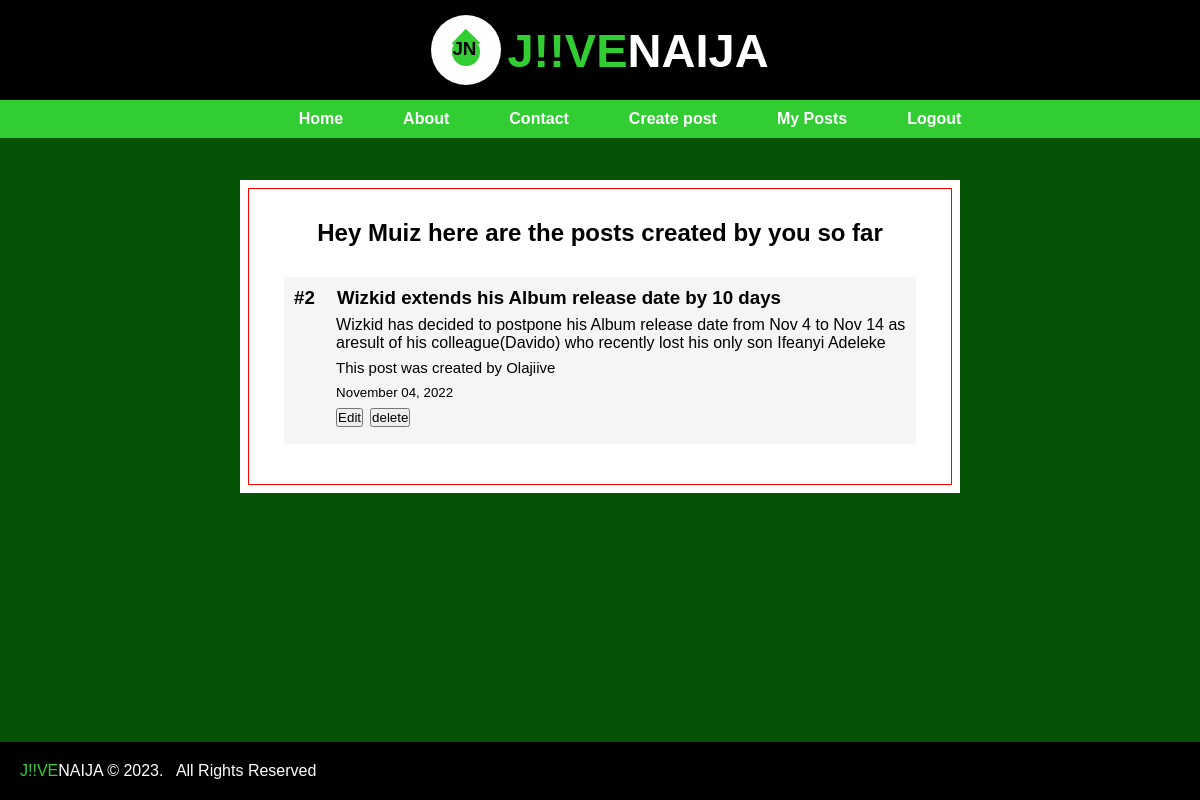
/user/post/ (signed in), run on the app's committed database.
### app.py (models this page shows, shortened)
class User(db.Model, UserMixin):
    __tablename__ = "user"
    id = db.Column(db.Integer(), primary_key=True)
    email = db.Column(db.String(255), unique=True)
    firstname = db.Column(db.String(100), nullable=False)
    lastname = db.Column(db.String(100), nullable=False)
    password_hash = db.Column(db.Text())
    post = db.relationship('Post', backref='user', lazy='dynamic' )

class Post(db.Model, UserMixin):
    __tablename__ = "post"
    id = db.Column(db.Integer(), primary_key=True)
    title = db.Column(db.String(100), nullable=False)
    content = db.Column(db.Text(), nullable=False)
    Author= db.Column(db.String(), nullable=False)
    Registered = db.Column(db.DateTime, nullable=False, default=datetime.utcnow())
    post_id = db.Column(db.Integer(), db.ForeignKey("user.id"))

### app.py (the view)
@app.route('/user/post/')
def post():
    posts = Post.query.filter_by(post_id=current_user.id).all()
    return render_template('post.html', posts = posts, user = current_user )

### app.py (called while the page is built)
@login_manager.user_loader
def user_loader(id):
    return User.query.get(int(id))

### templates/post.html
{% extends 'base.html' %}
{% block content %}
    <div class="postcont">
        <h2>Hey {{user.firstname }} here are the posts created by you so far</h2>
        <div>
            {% for post in posts[::-1] %}
            <div class="post">
                <div class="top">
                    <h3>#{{ post.id }}</h3>
                    <h3 style="margin-left: 22px;">{{ post.title }}</h3>
                </div>
                <div style="margin-left: 42px;">{{ post.content }}</div>
                <div class="p_author" style="margin-left: 42px;">This post was created by {{ post.Author }}</div>
                <small style="margin-left: 42px;">{{ post.Registered.strftime('%B %d, %Y')}}</small>
                <div style="margin-left: 42px; margin-top: 7px; display: flex;">
                    <button class="edit"><a href="{{url_for('edit_post', id=post.id)}}" style="color: black; text-decoration: none;">Edit</a></button>
                    <form action="{{ url_for('delete_post',id=post.id)}}"  method="POST">
                        <input id="delete" type="submit" value="delete" onclick="return confirm('Are you sure you want to delete this post')">
                    </form>
                </div>
            </div>
            {% endfor %}
        </div>
    </div>
    {% endblock %}

### static/style.css (style rules this page uses)
* { margin: 0; padding: 0; box-sizing: border-box; }
body { background-color: rgb(6, 83, 6); height: 100%; font-family: Arial, Helvetica, sans-serif; }
.postcont { border: 1px solid red; padding-bottom: 30px; }
.postcont h2 { text-align: center; margin: 30px 0; }
.post .top { display: flex; }
.postcont .post { width: 90%; margin: 10px auto; padding: 10px; background-color: whitesmoke; }
.post #delete { cursor: pointer; }
.p_author { font-size: 15px; }
.post div { margin-bottom: 7px; }
.post .edit { margin-right: 7px; }

### data on the page
User: firstname "Muiz"
Post: id "2", title "Wizkid extends his Album release date by 10 days", content "Wizkid has decided to postpone his Album release date from Nov 4 to Nov 14 as aresult of his colleague(Davido) who recently lost his only son Ifeanyi Adeleke", Author "Olajiive", Registered "November 04, 2022"
